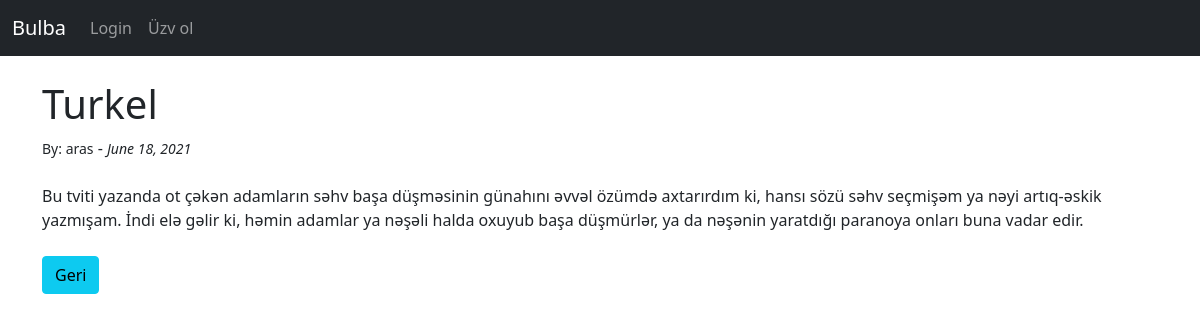
Screenshot of /article/4 with the database file from the repository.
### bulbablog/models.py (models this page shows, shortened)
class Post(models.Model):
   title = models.CharField(max_length=255)
   title_tag = models.CharField(max_length=255, default="Bulba Blog")
   author = models.ForeignKey(User, on_delete=models.CASCADE)
   body = models.TextField()
   post_date = models.DateField(auto_now_add=True)
   category = models.CharField(max_length=255, default='uncategorized')

### bulbablog/views.py (the view)
# urls.py: path('article/<int:pk>', PostView.as_view(), name='article-detail'),
class PostView(DetailView):
  model = Post
  template_name = 'article_details.html'

### bulbablog/templates/article_details.html (shortened to what this page needs)
{% extends 'base.html' %}
{% block content %}
<h1>{{ post.title }}</h1>
<small>By: {{ post.author }}</small> - <small> <i> {{ post.post_date }} </i></small>
{{ post.body|safe }}
<br/><br/>
<a href="{% url 'home' %}" class="btn btn-info">Geri</a>
{% endblock %}

### rows the page displays
Post: title "Turkel", author "aras", post_date "June 18, 2021", body "Bu tviti yazanda ot çəkən adamların səhv başa düşməsinin günahını əvvəl özümdə axtarırdım ki, hansı sözü səhv seçmişəm ya nəyi artıq-əskik yazmışam. İndi elə gəlir ki, həmin adamlar ya nəşəli halda oxuyub başa düşmürlər, ya da nəşənin yaratdığı paranoya onları buna vadar edir."
